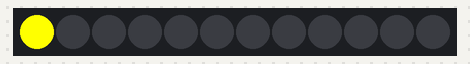
Simulated run of this program. Board: ESP32 board running MicroPython. Parts: 12 RGB LEDs in strip order, left to right. The board's own WiFi access point starts at once.

Above: at 0.12 s.
At 0.62 s:
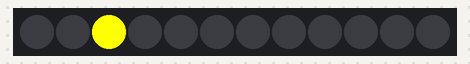
At 1.38 s:
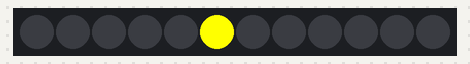
At 2.13 s:
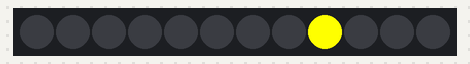
At 2.8 s:
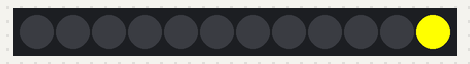
At 4.38 s:
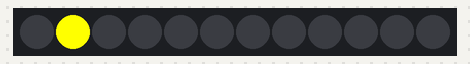

Measured:
- by itself, everything shown: repeats every 4.0 s, in 12 steps
- what the display in image 4 shows lasts 1.2 s, from 2.8 s to 4.0 s

The program:

combined.py
```python
import network, time
import machine, neopixel
import utime

def makeAccessPoint():
    ssid = 'WiFi_abc'
    password = '1'

    ap = network.WLAN(network.AP_IF)
    ap.config(essid=ssid, password=password)
    ap.active(True)
    return ap

n=12
np=neopixel.NeoPixel(machine.Pin(12), n)

def clear():
    for i in range(n):
        np[i] = (0,0,0)
    np.write()

# set colour method
def set_colour (r, g, b):
    for i in range(n):
        np[i] = (r, g, b)
    np.write()

# success
def success ():
    #lawngreen
    set_colour (124,252,0)

# failure
def failure ():
    #firebrick
    set_colour(178,34,34)

# loading
def loading ():
    #yellow
    cycle(255,255,0,250)

# cycle
def cycle (r, g, b, time):
    for i in range(n):
        for j in range(n):
            np[j] = (0,0,0)
        np[i % n] = (r,g,b)
        np.write()
        utime.sleep_ms(time)


ap = makeAccessPoint()

try:
    while True:
        clientlist = ap.status('stations')
        clientNum = len(clientlist)
        if clientNum > 0:
            success()
        else:
            loading()
        time.sleep(1)
except KeyboardInterrupt:
    failure()
    time.sleep(1)
    clear()
    pass
```
